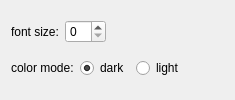
           <widget class="QWidget" name="styleTab">
            <attribute name="title">
             <string>style</string>
            </attribute>
            <layout class="QVBoxLayout" name="verticalLayout_16">
             <item>
              <layout class="QHBoxLayout" name="horizontalLayout_19">
               <item>
                <widget class="QLabel" name="label_7">
                 <property name="text">
                  <string>font size:</string>
                 </property>
                </widget>
               </item>
               <item>
                <widget class="QSpinBox" name="fontSizeSelect">
                 <property name="toolTip">
                  <string>plot font point size</string>
                 </property>
                </widget>
               </item>
               <item>
                <spacer name="horizontalSpacer_13">
                 <property name="orientation">
                  <enum>Qt::Horizontal</enum>
                 </property>
                 <property name="sizeHint" stdset="0">
                  <size>
                   <width>40</width>
                   <height>20</height>
                  </size>
                 </property>
                </spacer>
               </item>
              </layout>
             </item>
             <item>
              <layout class="QHBoxLayout" name="horizontalLayout_6">
               <item>
                <widget class="QLabel" name="label_15">
                 <property name="text">
                  <string>color mode:</string>
                 </property>
                </widget>
               </item>
               <item>
                <widget class="QRadioButton" name="darkModeButton">
                 <property name="text">
                  <string>dark</string>
                 </property>
                 <property name="checked">
                  <bool>true</bool>
                 </property>
                 <attribute name="buttonGroup">
                  <string notr="true">colorModeButtonGroup</string>
                 </attribute>
                </widget>
               </item>
               <item>
                <widget class="QRadioButton" name="lightModeButton">
                 <property name="text">
                  <string>light</string>
                 </property>
                 <property name="checked">
                  <bool>false</bool>
                 </property>
                 <attribute name="buttonGroup">
                  <string notr="true">colorModeButtonGroup</string>
                 </attribute>
                </widget>
               </item>
               <item>
                <spacer name="horizontalSpacer_6">
                 <property name="orientation">
                  <enum>Qt::Horizontal</enum>
                 </property>
                 <property name="sizeHint" stdset="0">
                  <size>
                   <width>40</width>
                   <height>20</height>
                  </size>
                 </property>
                </spacer>
               </item>
              </layout>
             </item>
            </layout>
           </widget>
